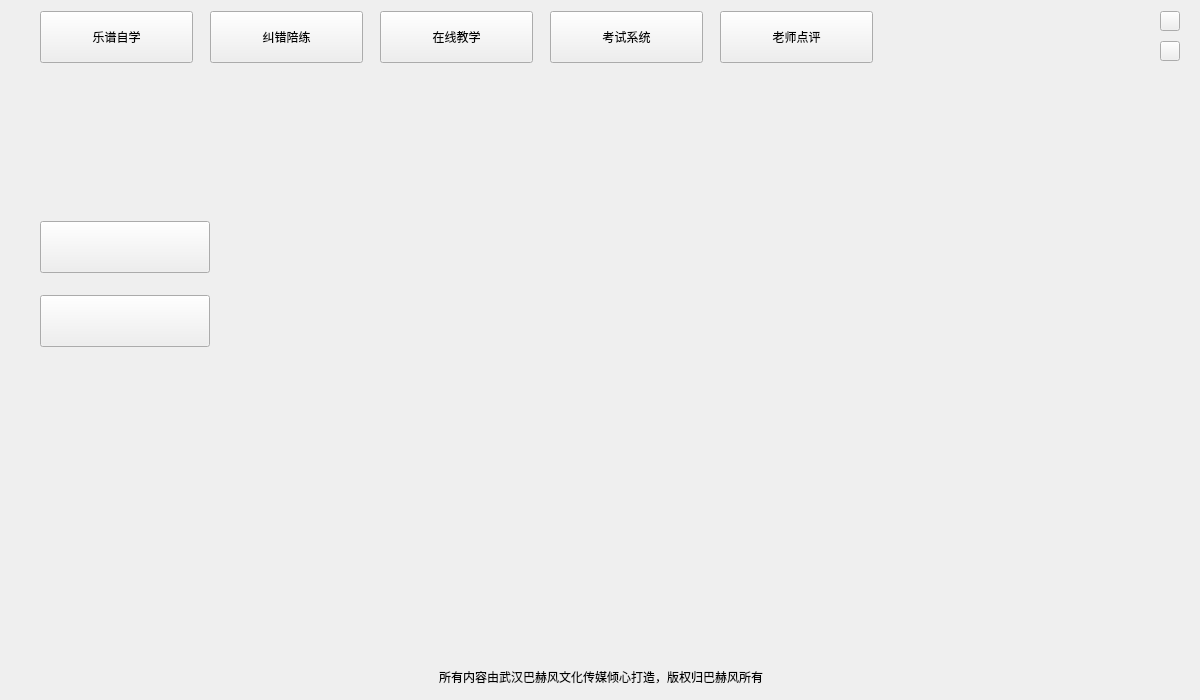
<?xml version="1.0" encoding="UTF-8"?>
<ui version="4.0">
 <class>Widget</class>
 <widget class="QWidget" name="Widget">
  <property name="geometry">
   <rect>
    <x>0</x>
    <y>0</y>
    <width>1200</width>
    <height>700</height>
   </rect>
  </property>
  <property name="sizePolicy">
   <sizepolicy hsizetype="Preferred" vsizetype="Preferred">
    <horstretch>0</horstretch>
    <verstretch>0</verstretch>
   </sizepolicy>
  </property>
  <property name="minimumSize">
   <size>
    <width>1200</width>
    <height>700</height>
   </size>
  </property>
  <property name="maximumSize">
   <size>
    <width>16777215</width>
    <height>2321312</height>
   </size>
  </property>
  <property name="windowTitle">
   <string>钢琴陪练系统</string>
  </property>
  <widget class="QWidget" name="_pLeftMenuWidget" native="true">
   <property name="geometry">
    <rect>
     <x>20</x>
     <y>75</y>
     <width>206</width>
     <height>380</height>
    </rect>
   </property>
   <property name="minimumSize">
    <size>
     <width>206</width>
     <height>380</height>
    </size>
   </property>
   <property name="styleSheet">
    <string notr="true"/>
   </property>
   <widget class="QPushButton" name="_pLeftMenuBtn_1">
    <property name="geometry">
     <rect>
      <x>20</x>
      <y>146</y>
      <width>170</width>
      <height>52</height>
     </rect>
    </property>
    <property name="sizePolicy">
     <sizepolicy hsizetype="Preferred" vsizetype="Preferred">
      <horstretch>0</horstretch>
      <verstretch>0</verstretch>
     </sizepolicy>
    </property>
    <property name="minimumSize">
     <size>
      <width>170</width>
      <height>52</height>
     </size>
    </property>
    <property name="styleSheet">
     <string notr="true"/>
    </property>
    <property name="text">
     <string/>
    </property>
   </widget>
   <widget class="QPushButton" name="_pLeftMenuBtn_2">
    <property name="geometry">
     <rect>
      <x>20</x>
      <y>220</y>
      <width>170</width>
      <height>52</height>
     </rect>
    </property>
    <property name="sizePolicy">
     <sizepolicy hsizetype="Preferred" vsizetype="Preferred">
      <horstretch>0</horstretch>
      <verstretch>0</verstretch>
     </sizepolicy>
    </property>
    <property name="minimumSize">
     <size>
      <width>170</width>
      <height>52</height>
     </size>
    </property>
    <property name="text">
     <string/>
    </property>
   </widget>
  </widget>
  <widget class="MainWidgetTitle" name="_pCaptionWidget" native="true">
   <property name="geometry">
    <rect>
     <x>0</x>
     <y>1</y>
     <width>1200</width>
     <height>75</height>
    </rect>
   </property>
   <property name="sizePolicy">
    <sizepolicy hsizetype="Preferred" vsizetype="Preferred">
     <horstretch>0</horstretch>
     <verstretch>0</verstretch>
    </sizepolicy>
   </property>
   <property name="minimumSize">
    <size>
     <width>1200</width>
     <height>75</height>
    </size>
   </property>
   <property name="maximumSize">
    <size>
     <width>16777215</width>
     <height>16777215</height>
    </size>
   </property>
   <widget class="CapBtn" name="_pCapBtn_1">
    <property name="geometry">
     <rect>
      <x>40</x>
      <y>10</y>
      <width>153</width>
      <height>52</height>
     </rect>
    </property>
    <property name="sizePolicy">
     <sizepolicy hsizetype="Preferred" vsizetype="Preferred">
      <horstretch>0</horstretch>
      <verstretch>0</verstretch>
     </sizepolicy>
    </property>
    <property name="minimumSize">
     <size>
      <width>153</width>
      <height>52</height>
     </size>
    </property>
    <property name="text">
     <string>乐谱自学</string>
    </property>
   </widget>
   <widget class="CapBtn" name="_pCapBtn_2">
    <property name="geometry">
     <rect>
      <x>210</x>
      <y>10</y>
      <width>153</width>
      <height>52</height>
     </rect>
    </property>
    <property name="sizePolicy">
     <sizepolicy hsizetype="Preferred" vsizetype="Preferred">
      <horstretch>0</horstretch>
      <verstretch>0</verstretch>
     </sizepolicy>
    </property>
    <property name="minimumSize">
     <size>
      <width>153</width>
      <height>52</height>
     </size>
    </property>
    <property name="text">
     <string>纠错陪练</string>
    </property>
   </widget>
   <widget class="CapBtn" name="_pCapBtn_3">
    <property name="geometry">
     <rect>
      <x>380</x>
      <y>10</y>
      <width>153</width>
      <height>52</height>
     </rect>
    </property>
    <property name="sizePolicy">
     <sizepolicy hsizetype="Preferred" vsizetype="Preferred">
      <horstretch>0</horstretch>
      <verstretch>0</verstretch>
     </sizepolicy>
    </property>
    <property name="minimumSize">
     <size>
      <width>153</width>
      <height>52</height>
     </size>
    </property>
    <property name="text">
     <string>在线教学</string>
    </property>
   </widget>
   <widget class="CapBtn" name="_pCapBtn_4">
    <property name="geometry">
     <rect>
      <x>550</x>
      <y>10</y>
      <width>153</width>
      <height>52</height>
     </rect>
    </property>
    <property name="sizePolicy">
     <sizepolicy hsizetype="Preferred" vsizetype="Preferred">
      <horstretch>0</horstretch>
      <verstretch>0</verstretch>
     </sizepolicy>
    </property>
    <property name="minimumSize">
     <size>
      <width>153</width>
      <height>52</height>
     </size>
    </property>
    <property name="text">
     <string>考试系统</string>
    </property>
   </widget>
   <widget class="CapBtn" name="_pCapBtn_5">
    <property name="geometry">
     <rect>
      <x>720</x>
      <y>10</y>
      <width>153</width>
      <height>52</height>
     </rect>
    </property>
    <property name="sizePolicy">
     <sizepolicy hsizetype="Preferred" vsizetype="Preferred">
      <horstretch>0</horstretch>
      <verstretch>0</verstretch>
     </sizepolicy>
    </property>
    <property name="minimumSize">
     <size>
      <width>153</width>
      <height>52</height>
     </size>
    </property>
    <property name="text">
     <string>老师点评</string>
    </property>
   </widget>
   <widget class="QWidget" name="_pCaptionWidget2" native="true">
    <property name="geometry">
     <rect>
      <x>899</x>
      <y>0</y>
      <width>241</width>
      <height>75</height>
     </rect>
    </property>
    <property name="minimumSize">
     <size>
      <width>241</width>
      <height>75</height>
     </size>
    </property>
    <widget class="QLabel" name="_pHeadLab">
     <property name="geometry">
      <rect>
       <x>20</x>
       <y>10</y>
       <width>54</width>
       <height>51</height>
      </rect>
     </property>
     <property name="minimumSize">
      <size>
       <width>54</width>
       <height>51</height>
      </size>
     </property>
     <property name="text">
      <string/>
     </property>
    </widget>
    <widget class="QLabel" name="_pHeadInfoLab">
     <property name="geometry">
      <rect>
       <x>90</x>
       <y>0</y>
       <width>131</width>
       <height>75</height>
      </rect>
     </property>
     <property name="sizePolicy">
      <sizepolicy hsizetype="Preferred" vsizetype="Preferred">
       <horstretch>0</horstretch>
       <verstretch>0</verstretch>
      </sizepolicy>
     </property>
     <property name="minimumSize">
      <size>
       <width>131</width>
       <height>75</height>
      </size>
     </property>
     <property name="text">
      <string/>
     </property>
     <property name="alignment">
      <set>Qt::AlignCenter</set>
     </property>
     <property name="wordWrap">
      <bool>true</bool>
     </property>
    </widget>
   </widget>
   <widget class="QPushButton" name="_pCloseBtn">
    <property name="geometry">
     <rect>
      <x>1160</x>
      <y>10</y>
      <width>20</width>
      <height>20</height>
     </rect>
    </property>
    <property name="sizePolicy">
     <sizepolicy hsizetype="Preferred" vsizetype="Preferred">
      <horstretch>0</horstretch>
      <verstretch>0</verstretch>
     </sizepolicy>
    </property>
    <property name="minimumSize">
     <size>
      <width>20</width>
      <height>20</height>
     </size>
    </property>
    <property name="cursor">
     <cursorShape>PointingHandCursor</cursorShape>
    </property>
    <property name="text">
     <string/>
    </property>
   </widget>
   <widget class="QPushButton" name="_pSmallBtn">
    <property name="geometry">
     <rect>
      <x>1160</x>
      <y>40</y>
      <width>20</width>
      <height>20</height>
     </rect>
    </property>
    <property name="sizePolicy">
     <sizepolicy hsizetype="Preferred" vsizetype="Preferred">
      <horstretch>0</horstretch>
      <verstretch>0</verstretch>
     </sizepolicy>
    </property>
    <property name="minimumSize">
     <size>
      <width>20</width>
      <height>20</height>
     </size>
    </property>
    <property name="cursor">
     <cursorShape>PointingHandCursor</cursorShape>
    </property>
    <property name="text">
     <string/>
    </property>
   </widget>
  </widget>
  <widget class="QLabel" name="_pBottomLab">
   <property name="geometry">
    <rect>
     <x>2</x>
     <y>660</y>
     <width>1198</width>
     <height>34</height>
    </rect>
   </property>
   <property name="minimumSize">
    <size>
     <width>1198</width>
     <height>32</height>
    </size>
   </property>
   <property name="text">
    <string>所有内容由武汉巴赫风文化传媒倾心打造，版权归巴赫风所有</string>
   </property>
   <property name="alignment">
    <set>Qt::AlignCenter</set>
   </property>
  </widget>
 </widget>
 <layoutdefault spacing="6" margin="11"/>
 <customwidgets>
  <customwidget>
   <class>CapBtn</class>
   <extends>QPushButton</extends>
   <header>CapBtn.h</header>
  </customwidget>
  <customwidget>
   <class>MainWidgetTitle</class>
   <extends>QWidget</extends>
   <header>MainWidgetTitle.h</header>
   <container>1</container>
  </customwidget>
 </customwidgets>
 <resources/>
 <connections/>
</ui>
